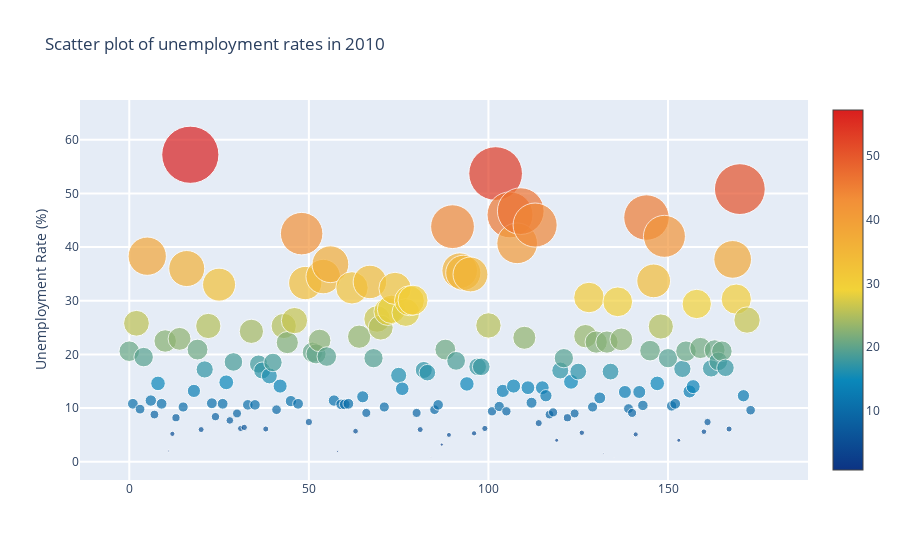
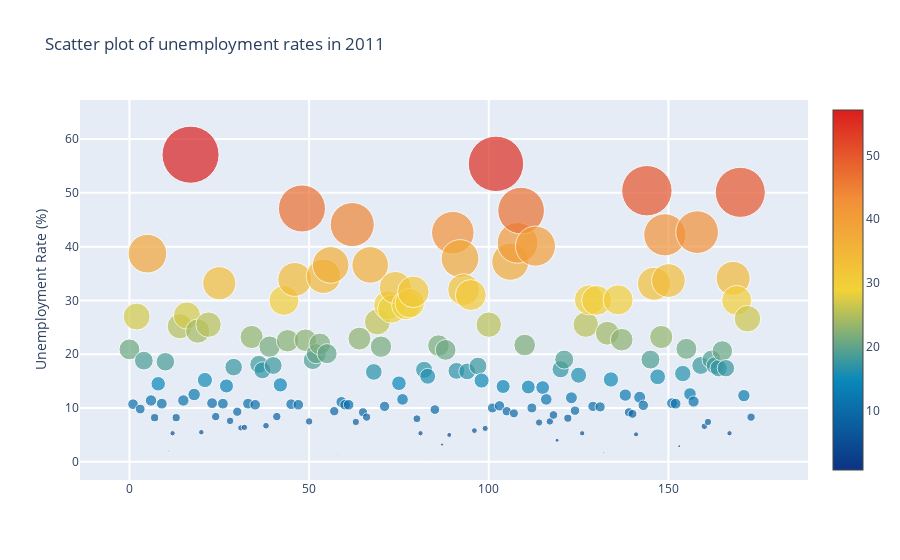
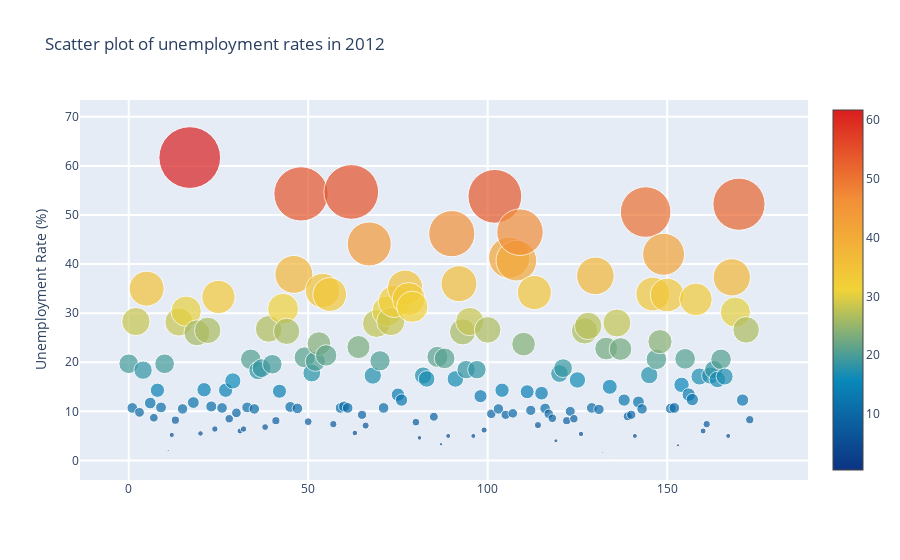
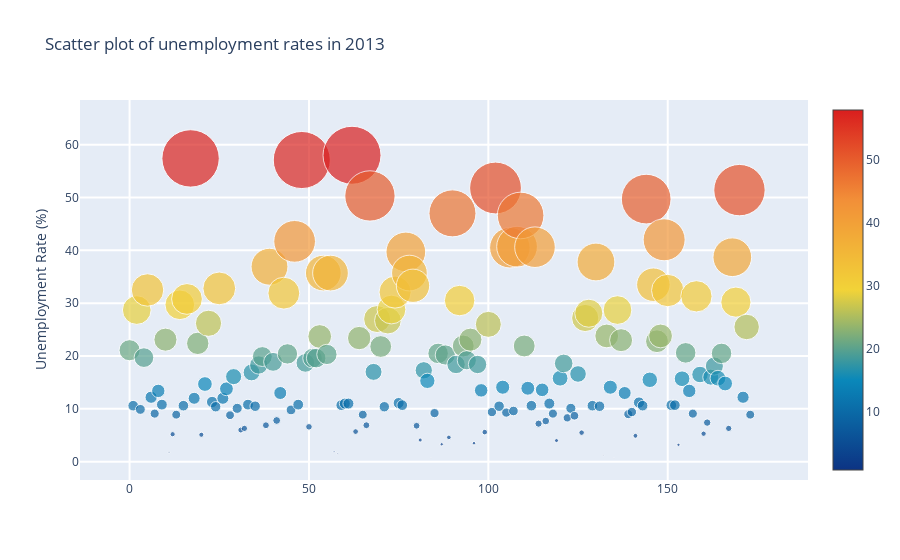

The notebook cell saved with these charts, in order:
### Markdown cell above
#### Comparison of the countries having unemployment rate

### Code cell
for year in ['2010', '2011', '2012', '2013', '2014']:
    l = []
    trace0 = go.Scatter(
            y= data_country[year],
            mode='markers',
            name='Unemployment (%)',
            marker= dict(size= data_country[year].values, line= dict(width=1), color= data_country[year].values,
                         opacity= 0.7, colorscale='Portland', showscale=True),
            text=data_country['Country Name'].values) 
    l.append(trace0);

    layout = go.Layout(
        title= f'Scatter plot of unemployment rates in {year}',
        hovermode= 'closest',
        xaxis= dict(ticklen= 5, zeroline= False, gridwidth= 2),
        yaxis=dict(title= 'Unemployment Rate (%)', ticklen= 5, gridwidth= 2),
        showlegend= False,
    )
    fig = go.Figure(data=l, layout=layout)
    py.iplot(fig)

### Figure 1 — Plotly figure (JSON) as saved in the notebook; plotly's stock layout.template omitted (floating-point values rounded to 4 significant figures; data arrays with more than 128 entries replaced by an {"elided": "..."} marker saying what was removed)
{"data": [{"marker": {"color": {"elided": "174 float values"}, "colorscale": [[0, "rgb(12,51,131)"], [0.25, "rgb(10,136,186)"], [0.5, "rgb(242,211,56)"], [0.75, "rgb(242,143,56)"], [1, "rgb(217,30,30)"]], "line": {"width": 1}, "opacity": 0.7, "showscale": true, "size": {"elided": "174 float values"}}, "mode": "markers", "name": "Unemployment (%)", "text": {"elided": "174 str values"}, "type": "scatter", "y": {"elided": "174 float values"}}], "layout": {"hovermode": "closest", "showlegend": false, "title": {"text": "Scatter plot of unemployment rates in 2010"}, "xaxis": {"gridwidth": 2, "ticklen": 5, "zeroline": false}, "yaxis": {"gridwidth": 2, "ticklen": 5, "title": {"text": "Unemployment Rate (%)"}}}}

### Figure 2 — Plotly figure (JSON) as saved in the notebook; plotly's stock layout.template omitted (floating-point values rounded to 4 significant figures; data arrays with more than 128 entries replaced by an {"elided": "..."} marker saying what was removed)
{"data": [{"marker": {"color": {"elided": "174 float values"}, "colorscale": [[0, "rgb(12,51,131)"], [0.25, "rgb(10,136,186)"], [0.5, "rgb(242,211,56)"], [0.75, "rgb(242,143,56)"], [1, "rgb(217,30,30)"]], "line": {"width": 1}, "opacity": 0.7, "showscale": true, "size": {"elided": "174 float values"}}, "mode": "markers", "name": "Unemployment (%)", "text": {"elided": "174 str values"}, "type": "scatter", "y": {"elided": "174 float values"}}], "layout": {"hovermode": "closest", "showlegend": false, "title": {"text": "Scatter plot of unemployment rates in 2011"}, "xaxis": {"gridwidth": 2, "ticklen": 5, "zeroline": false}, "yaxis": {"gridwidth": 2, "ticklen": 5, "title": {"text": "Unemployment Rate (%)"}}}}

### Figure 3 — Plotly figure (JSON) as saved in the notebook; plotly's stock layout.template omitted (floating-point values rounded to 4 significant figures; data arrays with more than 128 entries replaced by an {"elided": "..."} marker saying what was removed)
{"data": [{"marker": {"color": {"elided": "174 float values"}, "colorscale": [[0, "rgb(12,51,131)"], [0.25, "rgb(10,136,186)"], [0.5, "rgb(242,211,56)"], [0.75, "rgb(242,143,56)"], [1, "rgb(217,30,30)"]], "line": {"width": 1}, "opacity": 0.7, "showscale": true, "size": {"elided": "174 float values"}}, "mode": "markers", "name": "Unemployment (%)", "text": {"elided": "174 str values"}, "type": "scatter", "y": {"elided": "174 float values"}}], "layout": {"hovermode": "closest", "showlegend": false, "title": {"text": "Scatter plot of unemployment rates in 2012"}, "xaxis": {"gridwidth": 2, "ticklen": 5, "zeroline": false}, "yaxis": {"gridwidth": 2, "ticklen": 5, "title": {"text": "Unemployment Rate (%)"}}}}

### Figure 4 — Plotly figure (JSON) as saved in the notebook; plotly's stock layout.template omitted (floating-point values rounded to 4 significant figures; data arrays with more than 128 entries replaced by an {"elided": "..."} marker saying what was removed)
{"data": [{"marker": {"color": {"elided": "174 float values"}, "colorscale": [[0, "rgb(12,51,131)"], [0.25, "rgb(10,136,186)"], [0.5, "rgb(242,211,56)"], [0.75, "rgb(242,143,56)"], [1, "rgb(217,30,30)"]], "line": {"width": 1}, "opacity": 0.7, "showscale": true, "size": {"elided": "174 float values"}}, "mode": "markers", "name": "Unemployment (%)", "text": {"elided": "174 str values"}, "type": "scatter", "y": {"elided": "174 float values"}}], "layout": {"hovermode": "closest", "showlegend": false, "title": {"text": "Scatter plot of unemployment rates in 2013"}, "xaxis": {"gridwidth": 2, "ticklen": 5, "zeroline": false}, "yaxis": {"gridwidth": 2, "ticklen": 5, "title": {"text": "Unemployment Rate (%)"}}}}
